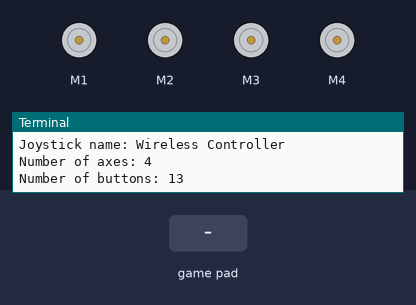
Simulated run of this program. Board: Raspberry Pi (BCM pin numbers). Shown: 4 × DC motor (green arrow = forward, orange = backward, longer = faster), the last lines printed to the terminal. The test bench sets the inputs (shaded band).

Above: at 1.2 s.
1.3 s: game-controller button 0 pressed
At 1.9 s:
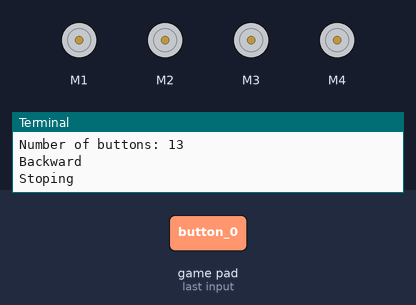
2.9 s: game-controller button 1 pressed
At 4.1 s:
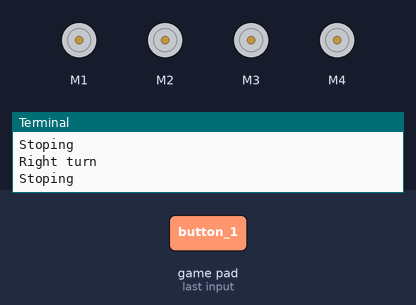
4.4 s: game-controller button 2 pressed
At 5.5 s:
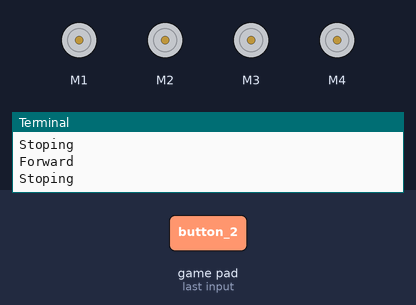
5.9 s: game-controller button 3 pressed
At 6.6 s:
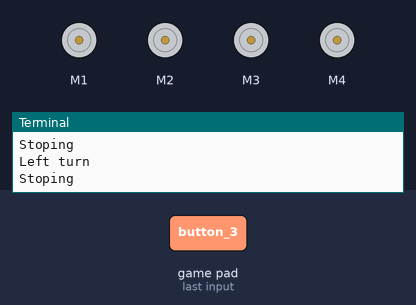
Timing chart, 0 to 8.4 s (numbered marks = the images above; inputs shaded):
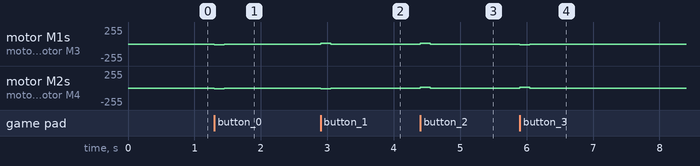

Measured:
- after the input at 1.3 s, motor M1–4: stopped → backward 12/255 at once, → stopped 0.15 s later
- after the input at 2.9 s, motor M1, motor M3: stopped → forward 12/255 at once, → stopped 0.15 s later; motor M2, motor M4: stopped → backward 12/255 at once, → stopped 0.15 s later
- after the input at 4.4 s, motor M1–4: stopped → forward 12/255 at once, → stopped 0.15 s later
- after the input at 5.9 s, motor M1, motor M3: stopped → backward 12/255 at once, → stopped 0.15 s later; motor M2, motor M4: stopped → forward 12/255 at once, → stopped 0.15 s later

The program:

joyride.py
```python
import unit_motor
import pygame

# TODO
# 1. Add logic for unit_motor steering

# Starting at 5% power
speed = 0.05


def adjust_speed(delta):
    global speed
    # Adjust the speed
    speed += delta
    # Clamp the speed to stay within 0.05 and 1
    speed = max(min(speed, 1), 0.05)
    # Round it off
    speed = round(speed, 2)
    print(f"Speed adjusted to {speed}")

# Button mapping
buttons = {
    "exit": 10,
    "forward": 2,
    "backward": 0,
    "left_turn": 3,
    "right_turn": 1,
    "speed_up": 14,
    "speed_down": 15,
}

# Initialize Pygame
pygame.init()

# Initialize the joystick
pygame.joystick.init()

# Initialise Unit robot
bot = unit_motor.Robot()

# Check for joysticks
joystick_count = pygame.joystick.get_count()
if joystick_count == 0:
    print("No joysticks connected")
else:
    # Use the first joystick
    joystick = pygame.joystick.Joystick(0)
    joystick.init()

    print(f"Joystick name: {joystick.get_name()}")
    print(f"Number of axes: {joystick.get_numaxes()}")
    print(f"Number of buttons: {joystick.get_numbuttons()}")


    # Main loop
    running = True
    while running:
        for event in pygame.event.get():
            if event.type == pygame.QUIT:
                running = False

            # Exit on joystick disconnection
            elif event.type == pygame.JOYDEVICEREMOVED:
                print("Joystick disconnected")
                running = False

            # Button pressed
            elif event.type == pygame.JOYBUTTONDOWN:
                button = event.button
                #print(f"Button {button} pressed")

                # Bot movement
                if button == buttons["forward"]:
                    print("Forward")
                    bot.forward(speed)
                elif button == buttons["backward"]:
                    print("Backward")
                    bot.backward(speed)
                elif button == buttons["left_turn"]:
                    print("Left turn")
                    bot.left(speed)
                elif button == buttons["right_turn"]:
                    print("Right turn")
                    bot.right(speed)

                # Speed adjustment
                elif button == buttons["speed_up"]:
                    adjust_speed(0.05)
                elif button == buttons["speed_down"]:
                    adjust_speed(-0.05)

                # Exit
                elif button == buttons["exit"]:
                    running = False

            # Button released
            elif event.type == pygame.JOYBUTTONUP:
                button = event.button
                #print(f"Button {button} released")

                # Stop bot movement
                if button in (buttons["forward"], buttons["backward"], \
                              buttons["left_turn"], buttons["right_turn"]):
                    print("Stoping")
                    bot.stop()

    # Quit Pygame
    pygame.quit()
```

unit_motor.py
```python
import time
import atexit
import board
from adafruit_motorkit import MotorKit

kit = MotorKit(i2c=board.I2C())

class Robot:
    def __init__(self, left_front_trim=0, right_front_trim=0, left_back_trim=0, right_back_trim=0, stop_at_exit=True):
        """Create an instance of the robot.  Can specify the following optional
        parameters:
         - left_front_trim: Amount to offset the speed of the left front motor, can be positive
                      or negative and useful for matching the speed of both
                      motors. Default is 0.
         - right_front_trim: Amount to offset the speed of the right front motor (see above).
         - left_back_trim: Amount to offset the speed of the left back motor.
         - right_back_trim: Amount to offset the speed of the right back motor.
         - stop_at_exit: Boolean to indicate if the motors should stop on program
                         exit. Default is True (highly recommended to keep this
                         value to prevent damage to the bot on program crash!).
        """

        self._trims = {
            'front_left': left_front_trim,
            'front_right': right_front_trim,
            'back_left': left_back_trim,
            'back_right': right_back_trim,
        }

        if stop_at_exit:
            atexit.register(self.stop)

        # Define motors
        self._motors = {
            'front_left': kit.motor1,
            'front_right': kit.motor2,
            'back_left': kit.motor3,
            'back_right': kit.motor4,
        }

    def _set_motor_speed(self, speed, motor_name):
        """Set the speed of the motor, taking into account its trim offset."""
        assert -1 <= speed <= 1, "Speed must be a value between -1 to 1 inclusive!"
        trim = self._trims[motor_name]
        motor = self._motors[motor_name]
        speed += trim
        speed = max(-1, min(1, speed))  # Constrain speed to -1 to 1 after trimming.
        motor.throttle = speed

    def set_speed(self, speed, motor_position):
        """Set the speed of the specified motor position."""
        motor_name = {
            'f_left': 'front_left',
            'f_right': 'front_right',
            'b_left': 'back_left',
            'b_right': 'back_right'
        }.get(motor_position)

        if motor_name:
            self._set_motor_speed(speed, motor_name)
        else:
            raise ValueError(f"Invalid motor position: {motor_position}")

    def stop(self):
        """Stop all movement."""
        for motor in self._motors.values():
            motor.throttle = 0

    def move(self, left_speed, right_speed, seconds=None):
        """Move the robot by setting the speed of the left and right motors.
        If seconds is specified, move for that amount of time and then stop.
        """
        self.set_speed(left_speed, 'f_left')
        self.set_speed(left_speed, 'b_left')
        self.set_speed(right_speed, 'f_right')
        self.set_speed(right_speed, 'b_right')

        if seconds is not None:
            time.sleep(seconds)
            self.stop()

    def forward(self, speed, seconds=None):
        """Move forward at the specified speed. Will start moving forward and return unless
        a seconds value is specified, in which case the robot will move forward for that amount
        of time and then stop.
        """
        self.move(speed, speed, seconds)

    def backward(self, speed, seconds=None):
        """Move backward at the specified speed. Will start moving backward and return unless
        a seconds value is specified, in which case the robot will move backward for that amount
        of time and then stop.
        """
        self.move(-speed, -speed, seconds)

    def right(self, speed, seconds=None):
        """Spin to the right at the specified speed. Will start spinning and return unless
        a seconds value is specified, in which case the robot will spin for that amount of time
        and then stop.
        """
        self.move(speed, -speed, seconds)

    def left(self, speed, seconds=None):
        """Spin to the left at the specified speed. Will start spinning and return unless
        a seconds value is specified, in which case the robot will spin for that amount of time
        and then stop.
        """
        self.move(-speed, speed, seconds)

    def steer(self, speed, direction, seconds=None):
        """Move at the specified speed (0 to 1). Direction is +-1.
        Full left is -1, full right is +1.
        """
        left_speed = speed + direction / 2
        right_speed = speed - direction / 2
        self.move(left_speed, right_speed, seconds)
```
